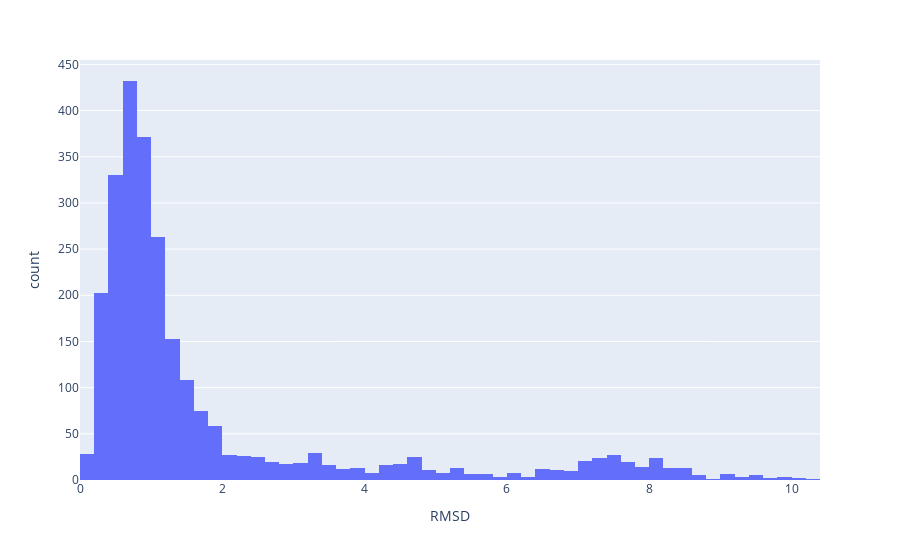

Source (notebook cell):
### Code cell
ex.histogram(rocks.df, x="RMSD")

### Figure 1 — Plotly figure (JSON) as saved in the notebook; plotly's stock layout.template omitted (floating-point values rounded to 4 significant figures; data arrays with more than 128 entries replaced by an {"elided": "..."} marker saying what was removed)
{"data": [{"alignmentgroup": "True", "bingroup": "x", "hovertemplate": "RMSD=%{x}<br>count=%{y}<extra></extra>", "legendgroup": "", "marker": {"color": "#636efa", "pattern": {"shape": ""}}, "name": "", "offsetgroup": "", "orientation": "v", "showlegend": false, "type": "histogram", "x": {"elided": "2567 float values"}, "xaxis": "x", "yaxis": "y"}], "layout": {"barmode": "relative", "legend": {"tracegroupgap": 0}, "margin": {"t": 60}, "xaxis": {"anchor": "y", "domain": [0, 1], "title": {"text": "RMSD"}}, "yaxis": {"anchor": "x", "domain": [0, 1], "title": {"text": "count"}}}}
